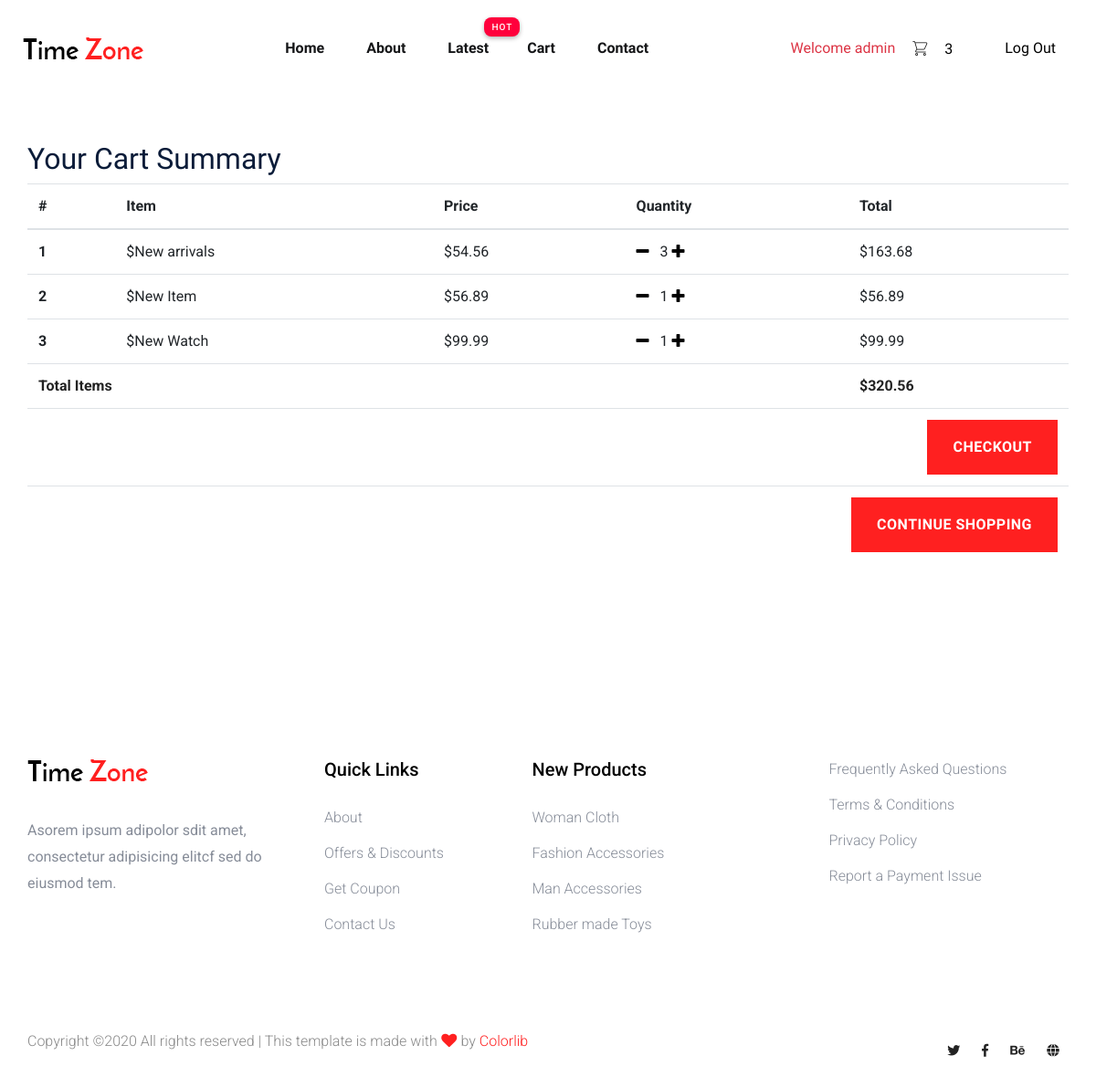
The app's page /cart/ (signed in) with its own data.
### shop/models.py (models this page shows, shortened)
class Order(models.Model):
    user = models.ForeignKey(User, on_delete=models.CASCADE)
    items = models.ManyToManyField(OrderItem)
    start_date = models.DateTimeField(auto_now_add=True)
    ordered_date = models.DateTimeField()
    ordered = models.BooleanField(default=False)
    shipping_address = models.ForeignKey(
        'Address', related_name='shipping_address', on_delete=models.SET_NULL, blank=True, null=True)
    billing_address = models.ForeignKey(
        'Address', related_name='billing_address', on_delete=models.SET_NULL, blank=True, null=True)
    payment = models.ForeignKey(
        'Payment', on_delete=models.SET_NULL, blank=True, null=True)
    being_delivered = models.BooleanField(default=False)
    received = models.BooleanField(default=False)
    refund_requested = models.BooleanField(default=False)
    refund_granted = models.BooleanField(default=False)
    def get_items_total_price(self):
        total = 0
        for order_item in self.items.all():
            total += order_item.get_final_price()
        return total

class OrderItem(models.Model):
    user = models.ForeignKey(User, on_delete=models.CASCADE)
    ordered = models.BooleanField(default=False)
    item = models.ForeignKey(Item, on_delete=models.CASCADE)
    quantity = models.IntegerField(default=1)
    def get_total(self):
        return self.quantity * self.item.price
    def get_final_price(self):
        return self.get_total()

class Item(models.Model):
    item_name = models.CharField(max_length=100)
    price = models.DecimalField(max_digits=10, decimal_places=2)
    item_image = models.ImageField(upload_to='Items/')
    label = models.CharField(choices=CATEGORY, max_length=2)
    description = models.TextField()
    slug = models.SlugField(blank=True, null=True)

### shop/views.py (the view)
# urls.py: path('cart/', views.CartView.as_view(), name='cart'),
class CartView(LoginRequiredMixin, View):
    def get(self, *args, **kwargs):
        try:
            order = Order.objects.get(user=self.request.user, ordered=False)
            context = {
                'object': order
            }
            return render(self.request, 'cart.html', context)
        except ObjectDoesNotExist:
            messages.error(self.request, 'You Do Not Have An Active Order')
            return redirect("/")

### shop/templatetags/cart_template_tags.py (called while the page is built)
@register.filter
def cart_item_count(user):
    if user.is_authenticated:
        qs = Order.objects.filter(user=user, ordered= False)
        if qs.exists():
            return qs[0].items.count()
    return 0

### shop/templates/cart.html (shortened to what this page needs)
{% extends "base.html" %}
{% load static %}
{% block content %}
<div class="container my-5">
  <h2>Your Cart Summary</h2>
  <div class="table-responsive">
    <table class="table">
      <thead>
        <tr>
          <th scope="col">#</th>
          <th scope="col">Item</th>
          <th scope="col">Price</th>
          <th scope="col">Quantity</th>
          <th scope="col">Total</th>
        </tr>
      </thead>
      <tbody>
        {% for order_item in object.items.all %}
        <tr>
          <th scope="row">{{ forloop.counter }}</th>
          <td>${{order_item.item.item_name}}</td>
          <td>${{order_item.item.price}}</td>
          <td>
            <a href="{% url 'remove_single_from_cart' order_item.item.slug %}"><i class="fas fa-minus mr-2"></i></i></a>
            {{order_item.quantity}}
            <a href="{% url 'add_to_cart' order_item.item.slug %}"><i class="fas fa-plus mr-2"></i></i></a>
          <td>
            ${{order_item.get_total}}</td>
        </tr>
        {% endfor %}
        <tr>
          <td colspan="4"><b>Total Items</b></td>
          <td><b> ${{object.get_items_total_price}}</b></td>
        </tr>
        <tr>
          <td colspan="5"><a class="btn btn-warning float-right" href="{% url 'checkout' %}">Checkout</a></td>
        </tr>
        <tr>
          <td colspan="5"><a class="btn btn-primary float-right" href="/">Continue Shopping</a></td>
        </tr>
      </tbody>
    </table>
  </div>
</div>
{% endblock %}

### shop/templates/base.html (shortened to what this page needs)
{% load static %}
{% load cart_template_tags %}
<!doctype html>
<html class="no-js" lang="zxx">
<head>
    <link rel="stylesheet" href="{% static 'assets/css/bootstrap.min.css' %}">
    <link rel="stylesheet" href="{% static 'assets/css/owl.carousel.min.css' %}">
    <link rel="stylesheet" href="{% static 'assets/css/flaticon.css' %}">
    <link rel="stylesheet" href="{% static 'assets/css/slicknav.css' %}">
    <link rel="stylesheet" href="{% static 'assets/css/animate.min.css' %}">
    <link rel="stylesheet" href="{% static 'assets/css/magnific-popup.css' %}">
    <link rel="stylesheet" href="{% static 'assets/css/fontawesome-all.min.css' %}">
    <link rel="stylesheet" href="{% static 'assets/css/themify-icons.css' %}">
    <link rel="stylesheet" href="{% static 'assets/css/slick.css' %}">
    <link rel="stylesheet" href="{% static 'assets/css/nice-select.css' %}">
    <link rel="stylesheet" href="{% static 'assets/css/style.css' %}">
</head>
<body>
    <header>
        <div class="header-area">
            <div class="main-header header-sticky">
                <div class="container-fluid">
                    <div class="menu-wrapper">
                        <div class="logo">
                            <a href=""><img src="{% static 'assets/img/logo/logo.png' %}" alt=""></a>
                        </div>
                        <div class="main-menu d-none d-lg-block">
                            <nav>
                                <ul id="navigation">
                                    <li><a href="{% url 'index' %}">Home</a></li>
                                    <li><a href="{% url 'about' %}">about</a></li>
                                    <li class="hot"><a href="#">Latest</a>
                                    {% if user.is_authenticated %}
                                    <li><a href="#">Cart</a>
                                    </li>
                                    {% endif %}
                                    <li><a href="{% url 'contact' %}">Contact</a></li>
                                </ul>
                            </nav>
                        </div>
                        <div class="header-right">
                            <ul>
                                {% if user.is_authenticated %}
                                <a href="{% url 'profile' %}" class="text-danger">Welcome {{user}}</a>
                                <li><a href="{% url 'cart' %}"><span class="flaticon-shopping-cart"><span class="item-cart">{{request.user|cart_item_count}}</span></span></a>
                                </li>
                                <li> <a href="{% url 'logout' %}"><span>Log Out</span></a></li>
                                    {% endif %}
                            </ul>
                        </div>
                    </div>
                    <div class="col-12">
                    </div>
                </div>
            </div>
        </div>
    </header>
    {% block content %}
    {% endblock %}
    <footer>
        <div class="footer-area footer-padding">
            <div class="container">
                <div class="row d-flex justify-content-between">
                    <div class="col-xl-3 col-lg-3 col-md-5 col-sm-6">
                        <div class="single-footer-caption mb-50">
                            <div class="single-footer-caption mb-30">
                                <div class="footer-logo">
                                    <a href="index.html"><img src="{% static 'assets/img/logo/logo2_footer.png' %}"
                                            alt=""></a>
                                </div>
                                <div class="footer-tittle">
                                    <div class="footer-pera">
                                        <p>Asorem ipsum adipolor sdit amet, consectetur adipisicing elitcf sed do
                                            eiusmod tem.</p>
                                    </div>
                                </div>
                            </div>
                        </div>
                    </div>
                    <div class="col-xl-2 col-lg-3 col-md-3 col-sm-5">
                        <div class="single-footer-caption mb-50">
                            <div class="footer-tittle">
                                <h4>Quick Links</h4>
                                <ul>
                                    <li><a href="#">About</a></li>
                                    <li><a href="#"> Offers & Discounts</a></li>
                                    <li><a href="#"> Get Coupon</a></li>
                                    <li><a href="#"> Contact Us</a></li>
                                </ul>
                            </div>
                        </div>
                    </div>
                    <div class="col-xl-3 col-lg-3 col-md-4 col-sm-7">
                        <div class="single-footer-caption mb-50">
                            <div class="footer-tittle">
                                <h4>New Products</h4>
                                <ul>
                                    <li><a href="#">Woman Cloth</a></li>
                                    <li><a href="#">Fashion Accessories</a></li>
                                    <li><a href="#"> Man Accessories</a></li>
                                    <li><a href="#"> Rubber made Toys</a></li>
                                </ul>
                            </div>
                        </div>
                    </div>
                    <div class="col-xl-3 col-lg-3 col-md-5 col-sm-7">
                        <div class="single-footer-caption mb-50">
                            <div class="footer-tittle">
                                <ul>
                                    <li><a href="#">Frequently Asked Questions</a></li>
                                    <li><a href="#">Terms & Conditions</a></li>
                                    <li><a href="#">Privacy Policy</a></li>
                                    <li><a href="#">Report a Payment Issue</a></li>
                                </ul>
                            </div>
                        </div>
                    </div>
                </div>
                <div class="row align-items-center">
                    <div class="col-xl-7 col-lg-8 col-md-7">
                        <div class="footer-copy-right">
                            <p>
                                Copyright &copy; All rights reserved | This template is made with <i class="fa fa-heart"
                                    aria-hidden="true"></i> by <a href="https://colorlib.com"
                                    target="_blank">Colorlib</a>
                            </p>
                        </div>
                    </div>
                    <div class="col-xl-5 col-lg-4 col-md-5">
                        <div class="footer-copy-right f-right">
                            <div class="footer-social">
                                <a href="#"><i class="fab fa-twitter"></i></a>
                                <a href="https://www.facebook.com/sai4ull"><i class="fab fa-facebook-f"></i></a>
                                <a href="#"><i class="fab fa-behance"></i></a>
                                <a href="#"><i class="fas fa-globe"></i></a>
                            </div>
                        </div>
                    </div>
                </div>
            </div>
        </div>
    </footer>
</body>
</html>

### shop/templates/cart.html (style rules this page uses)
a { color: black; }

### records on screen
OrderItem: item.item_name "New arrivals", item.price "54.56", quantity "3", get_total "163.68"
OrderItem: item.item_name "New Item", item.price "56.89", quantity "1", get_total "56.89"
OrderItem: item.item_name "New Watch", item.price "99.99", quantity "1", get_total "99.99"
Order: get_items_total_price "320.56"

### other values on screen
{{ user }} "admin"
{{ request.user|cart_item_count }} "3"
